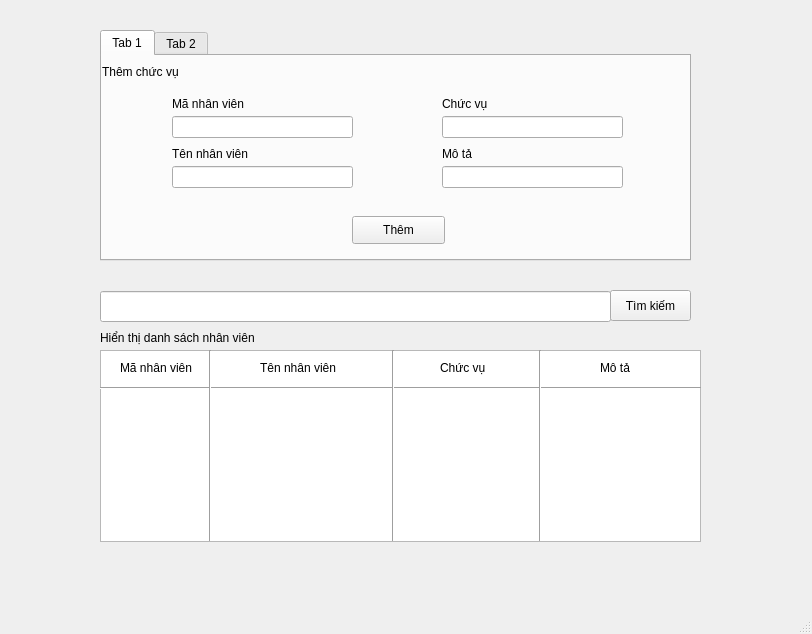
<?xml version="1.0" encoding="UTF-8"?>
<ui version="4.0">
 <class>MainWindow</class>
 <widget class="QMainWindow" name="MainWindow">
  <property name="geometry">
   <rect>
    <x>0</x>
    <y>0</y>
    <width>812</width>
    <height>634</height>
   </rect>
  </property>
  <property name="windowTitle">
   <string>MainWindow</string>
  </property>
  <widget class="QWidget" name="centralwidget">
   <widget class="QTabWidget" name="tabWidget">
    <property name="geometry">
     <rect>
      <x>100</x>
      <y>30</y>
      <width>591</width>
      <height>231</height>
     </rect>
    </property>
    <property name="currentIndex">
     <number>0</number>
    </property>
    <widget class="QWidget" name="tab">
     <attribute name="title">
      <string>Tab 1</string>
     </attribute>
     <widget class="QLabel" name="label">
      <property name="geometry">
       <rect>
        <x>0</x>
        <y>0</y>
        <width>111</width>
        <height>31</height>
       </rect>
      </property>
      <property name="text">
       <string>Thêm chức vụ</string>
      </property>
     </widget>
     <widget class="QLabel" name="label_2">
      <property name="geometry">
       <rect>
        <x>70</x>
        <y>40</y>
        <width>91</width>
        <height>16</height>
       </rect>
      </property>
      <property name="text">
       <string>Mã nhân viên</string>
      </property>
     </widget>
     <widget class="QLabel" name="label_3">
      <property name="geometry">
       <rect>
        <x>70</x>
        <y>90</y>
        <width>91</width>
        <height>16</height>
       </rect>
      </property>
      <property name="text">
       <string>Tên nhân viên</string>
      </property>
     </widget>
     <widget class="QLineEdit" name="lineEdit">
      <property name="geometry">
       <rect>
        <x>70</x>
        <y>60</y>
        <width>181</width>
        <height>22</height>
       </rect>
      </property>
     </widget>
     <widget class="QLineEdit" name="lineEdit_2">
      <property name="geometry">
       <rect>
        <x>70</x>
        <y>110</y>
        <width>181</width>
        <height>22</height>
       </rect>
      </property>
     </widget>
     <widget class="QLabel" name="label_4">
      <property name="geometry">
       <rect>
        <x>340</x>
        <y>40</y>
        <width>55</width>
        <height>16</height>
       </rect>
      </property>
      <property name="text">
       <string>Chức vụ</string>
      </property>
     </widget>
     <widget class="QLineEdit" name="lineEdit_3">
      <property name="geometry">
       <rect>
        <x>340</x>
        <y>60</y>
        <width>181</width>
        <height>22</height>
       </rect>
      </property>
     </widget>
     <widget class="QPushButton" name="pushButton">
      <property name="geometry">
       <rect>
        <x>250</x>
        <y>160</y>
        <width>93</width>
        <height>28</height>
       </rect>
      </property>
      <property name="text">
       <string>Thêm</string>
      </property>
     </widget>
     <widget class="QLabel" name="label_11">
      <property name="geometry">
       <rect>
        <x>340</x>
        <y>90</y>
        <width>55</width>
        <height>16</height>
       </rect>
      </property>
      <property name="text">
       <string>Mô tả</string>
      </property>
     </widget>
     <widget class="QLineEdit" name="lineEdit_9">
      <property name="geometry">
       <rect>
        <x>340</x>
        <y>110</y>
        <width>181</width>
        <height>22</height>
       </rect>
      </property>
     </widget>
    </widget>
    <widget class="QWidget" name="tab_2">
     <attribute name="title">
      <string>Tab 2</string>
     </attribute>
     <widget class="QLineEdit" name="lineEdit_5">
      <property name="geometry">
       <rect>
        <x>340</x>
        <y>110</y>
        <width>181</width>
        <height>22</height>
       </rect>
      </property>
     </widget>
     <widget class="QLabel" name="label_6">
      <property name="geometry">
       <rect>
        <x>340</x>
        <y>90</y>
        <width>55</width>
        <height>16</height>
       </rect>
      </property>
      <property name="text">
       <string>Mô tả</string>
      </property>
     </widget>
     <widget class="QLineEdit" name="lineEdit_6">
      <property name="geometry">
       <rect>
        <x>70</x>
        <y>60</y>
        <width>181</width>
        <height>22</height>
       </rect>
      </property>
     </widget>
     <widget class="QLineEdit" name="lineEdit_7">
      <property name="geometry">
       <rect>
        <x>70</x>
        <y>110</y>
        <width>181</width>
        <height>22</height>
       </rect>
      </property>
     </widget>
     <widget class="QLabel" name="label_7">
      <property name="geometry">
       <rect>
        <x>70</x>
        <y>40</y>
        <width>91</width>
        <height>16</height>
       </rect>
      </property>
      <property name="text">
       <string>Mã nhân viên</string>
      </property>
     </widget>
     <widget class="QLabel" name="label_8">
      <property name="geometry">
       <rect>
        <x>70</x>
        <y>90</y>
        <width>91</width>
        <height>16</height>
       </rect>
      </property>
      <property name="text">
       <string>Tên nhân viên</string>
      </property>
     </widget>
     <widget class="QLineEdit" name="lineEdit_8">
      <property name="geometry">
       <rect>
        <x>340</x>
        <y>60</y>
        <width>181</width>
        <height>22</height>
       </rect>
      </property>
     </widget>
     <widget class="QLabel" name="label_9">
      <property name="geometry">
       <rect>
        <x>340</x>
        <y>40</y>
        <width>55</width>
        <height>16</height>
       </rect>
      </property>
      <property name="text">
       <string>Chức vụ</string>
      </property>
     </widget>
     <widget class="QPushButton" name="pushButton_2">
      <property name="geometry">
       <rect>
        <x>250</x>
        <y>160</y>
        <width>93</width>
        <height>28</height>
       </rect>
      </property>
      <property name="text">
       <string>Sửa</string>
      </property>
     </widget>
     <widget class="QLabel" name="label_10">
      <property name="geometry">
       <rect>
        <x>10</x>
        <y>10</y>
        <width>81</width>
        <height>16</height>
       </rect>
      </property>
      <property name="text">
       <string>Sửa chức vụ</string>
      </property>
     </widget>
    </widget>
   </widget>
   <widget class="QTextBrowser" name="textBrowser">
    <property name="geometry">
     <rect>
      <x>100</x>
      <y>350</y>
      <width>601</width>
      <height>192</height>
     </rect>
    </property>
   </widget>
   <widget class="QLabel" name="label_5">
    <property name="geometry">
     <rect>
      <x>120</x>
      <y>360</y>
      <width>81</width>
      <height>16</height>
     </rect>
    </property>
    <property name="text">
     <string>Mã nhân viên</string>
    </property>
   </widget>
   <widget class="Line" name="line">
    <property name="geometry">
     <rect>
      <x>100</x>
      <y>380</y>
      <width>601</width>
      <height>16</height>
     </rect>
    </property>
    <property name="orientation">
     <enum>Qt::Horizontal</enum>
    </property>
   </widget>
   <widget class="Line" name="line_2">
    <property name="geometry">
     <rect>
      <x>200</x>
      <y>350</y>
      <width>20</width>
      <height>191</height>
     </rect>
    </property>
    <property name="orientation">
     <enum>Qt::Vertical</enum>
    </property>
   </widget>
   <widget class="Line" name="line_3">
    <property name="geometry">
     <rect>
      <x>383</x>
      <y>350</y>
      <width>20</width>
      <height>191</height>
     </rect>
    </property>
    <property name="orientation">
     <enum>Qt::Vertical</enum>
    </property>
   </widget>
   <widget class="Line" name="line_4">
    <property name="geometry">
     <rect>
      <x>530</x>
      <y>350</y>
      <width>20</width>
      <height>191</height>
     </rect>
    </property>
    <property name="orientation">
     <enum>Qt::Vertical</enum>
    </property>
   </widget>
   <widget class="QLabel" name="label_12">
    <property name="geometry">
     <rect>
      <x>260</x>
      <y>360</y>
      <width>91</width>
      <height>16</height>
     </rect>
    </property>
    <property name="text">
     <string>Tên nhân viên</string>
    </property>
   </widget>
   <widget class="QLabel" name="label_13">
    <property name="geometry">
     <rect>
      <x>440</x>
      <y>360</y>
      <width>71</width>
      <height>16</height>
     </rect>
    </property>
    <property name="text">
     <string>Chức vụ</string>
    </property>
   </widget>
   <widget class="QLabel" name="label_14">
    <property name="geometry">
     <rect>
      <x>600</x>
      <y>360</y>
      <width>55</width>
      <height>16</height>
     </rect>
    </property>
    <property name="text">
     <string>Mô tả</string>
    </property>
   </widget>
   <widget class="QLabel" name="label_15">
    <property name="geometry">
     <rect>
      <x>100</x>
      <y>330</y>
      <width>171</width>
      <height>16</height>
     </rect>
    </property>
    <property name="text">
     <string>Hiển thị danh sách nhân viên</string>
    </property>
   </widget>
   <widget class="QLineEdit" name="lineEdit_4">
    <property name="geometry">
     <rect>
      <x>100</x>
      <y>291</y>
      <width>511</width>
      <height>31</height>
     </rect>
    </property>
   </widget>
   <widget class="QPushButton" name="pushButton_3">
    <property name="geometry">
     <rect>
      <x>610</x>
      <y>290</y>
      <width>81</width>
      <height>31</height>
     </rect>
    </property>
    <property name="text">
     <string>Tìm kiếm</string>
    </property>
   </widget>
  </widget>
  <widget class="QMenuBar" name="menubar">
   <property name="geometry">
    <rect>
     <x>0</x>
     <y>0</y>
     <width>812</width>
     <height>26</height>
    </rect>
   </property>
  </widget>
  <widget class="QStatusBar" name="statusbar"/>
 </widget>
 <resources/>
 <connections/>
</ui>
